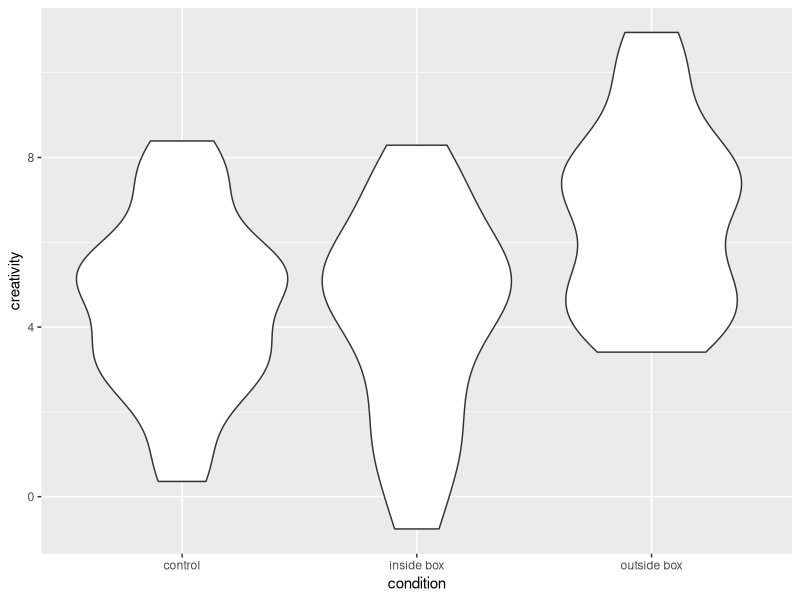
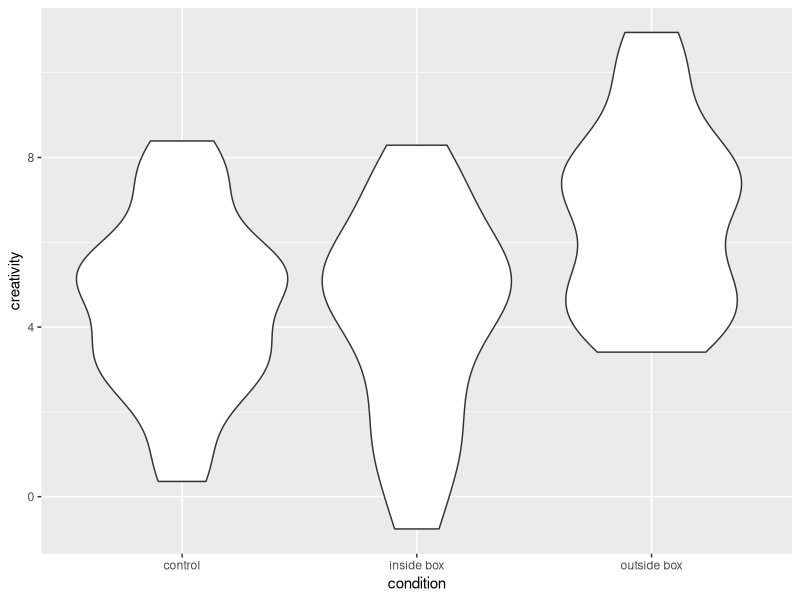
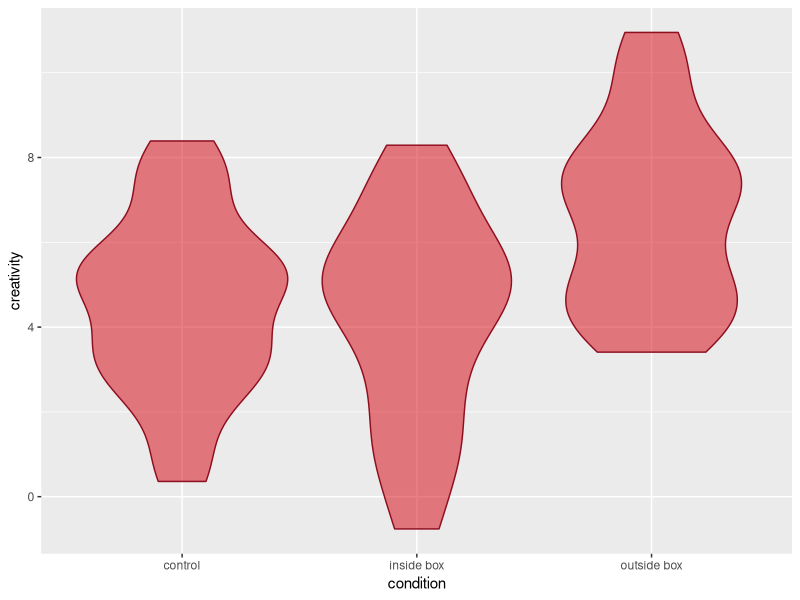
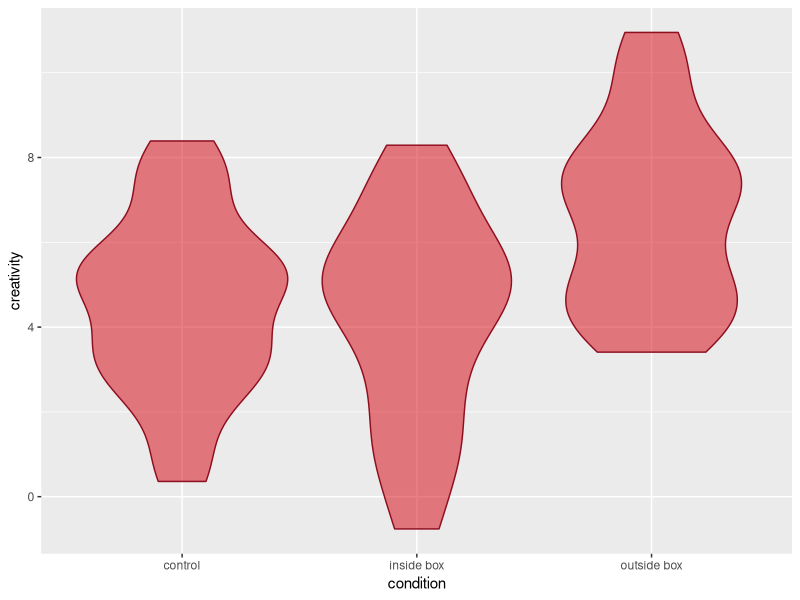
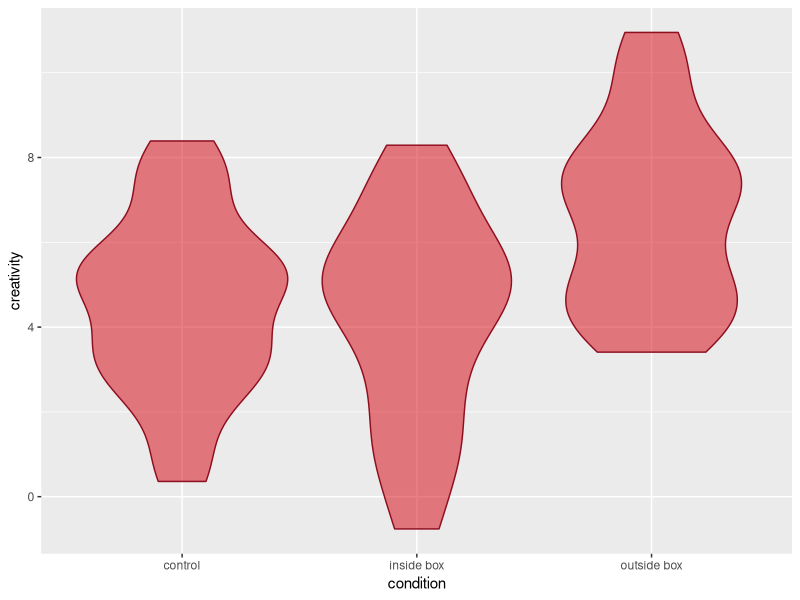
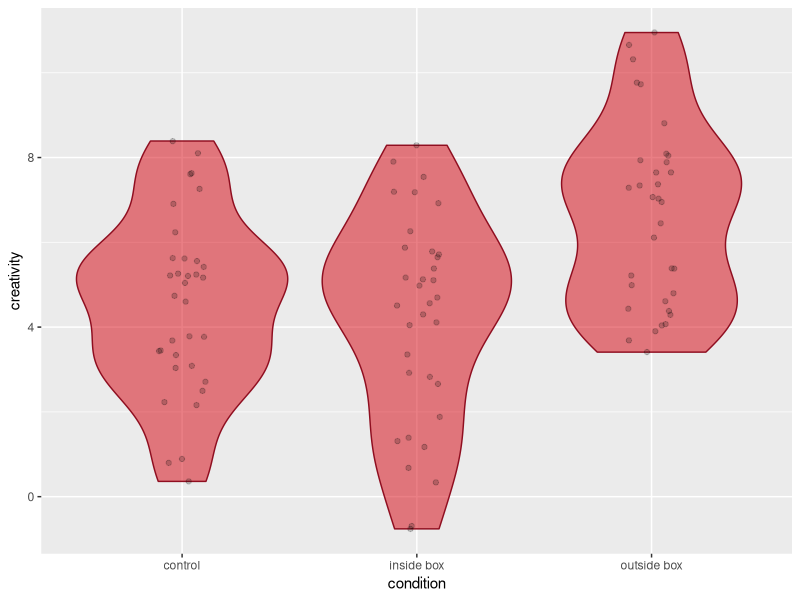

These figures' R source, in order:
## ---- chunk 1
#| eval: true
#| echo: false
#| code-overflow: wrap
# load ggplot2
library(ggplot2, quietly = T)

# generate creativity data for a 1x3 design
set.seed(12345)
df1 = data.frame(
  ID = 102,
  condition = factor(rep(1:3, each = 34), levels = 1:3, labels = c('control', 'inside box', 'outside box')),
  creativity = c(
    round(rnorm(34, 4, 2), 2),
    round(rnorm(34, 4, 2), 2),
    round(rnorm(34, 6, 2), 2))
)

head(df1)
ggplot(data = df1, mapping = aes(x = condition, y = creativity)) + geom_violin() + geom_pointrange(stat = 'summary', fun.data = mean_cl_normal)

## ---- chunk 2
#| eval: true
#| echo: false
#| code-overflow: wrap
# create an empty base plot for a violin plot
p0 = ggplot(data = df1, mapping = aes(x = condition, y = creativity))
## ---- chunk 3
#| eval: true
#| echo: true
#| code-overflow: wrap
# add a layer with a violin to the empty base plot
# Option A: use geom_violin
p1 = p0 +
  geom_violin()

# Option B: use stat_ydensity
p1 = p0 +
  stat_ydensity()

## ---- chunk 4
#| eval: true
#| echo: false
#| code-overflow: wrap
p1

## ---- chunk 5
#| eval: true
#| echo: true
#| code-overflow: wrap
# violin plot with custom filling (50% transparency) and border colour  
p1 = p0 +
  geom_violin(fill = alpha("#D6000D", alpha = 0.50), colour = "#8F0E20")
## ---- chunk 6
#| eval: true
#| echo: false
#| code-overflow: wrap
# display the plot
p1
## ---- chunk 7
#| eval: true
#| echo: true
#| code-overflow: wrap
# add point ranges depicting means and parametric 95% confidence intervals to the violin plot
p2 = p1 +
  geom_pointrange(stat = 'summary', fun.data = mean_cl_normal)

## ---- chunk 8
#| eval: true
#| echo: false
#| code-overflow: wrap
# display the plot
p2
## ---- chunk 9
#| eval: true
#| echo: true
#| code-overflow: wrap
# add error bars around the means for each category
p3 = p2 + 
  geom_errorbar(stat = 'summary', fun.data = mean_cl_normal, width = 0.1)
## ---- chunk 10
#| eval: true
#| echo: false
#| code-overflow: wrap
# display the plot
p3
## ---- chunk 11
#| eval: true
#| echo: true
#| code-overflow: wrap
# add jittered points to the plots
p4 = p3 +
  geom_jitter(width = 0.1, colour = alpha('black', alpha = .20))
## ---- chunk 12
#| eval: true
#| echo: false
# display the plot
p4
